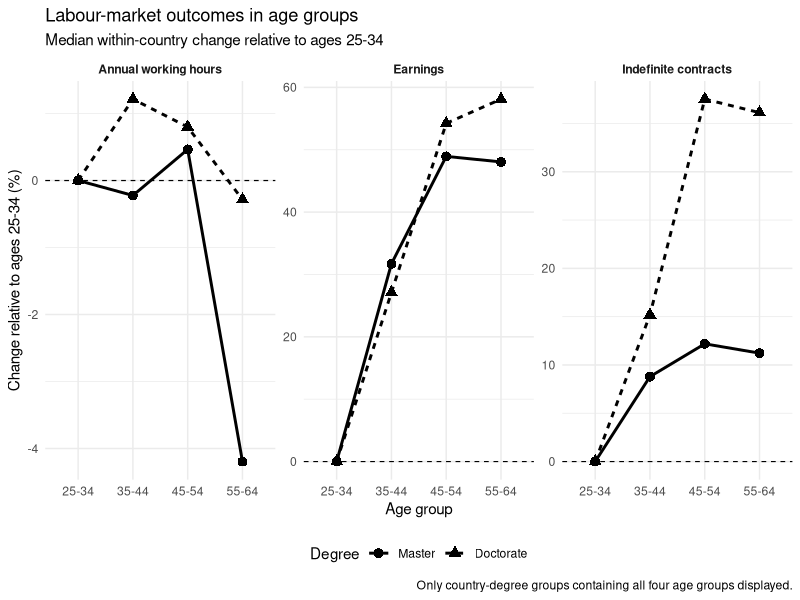
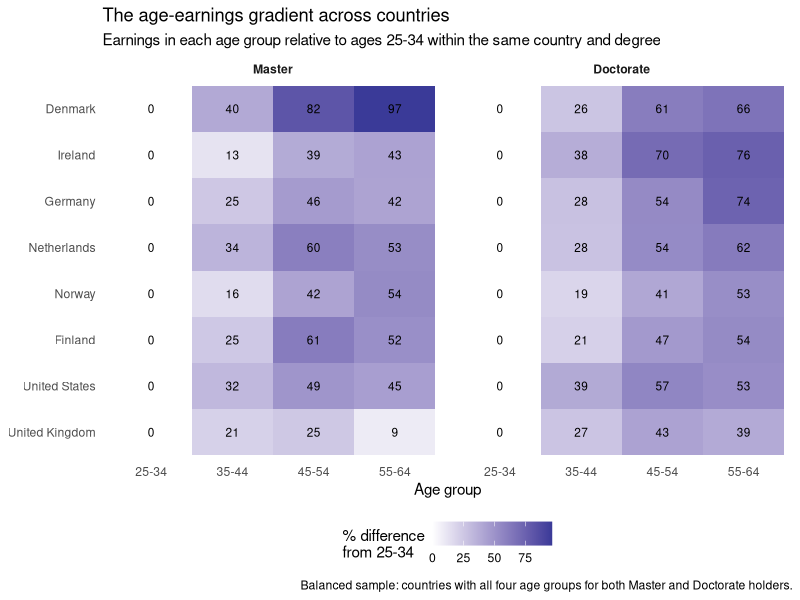
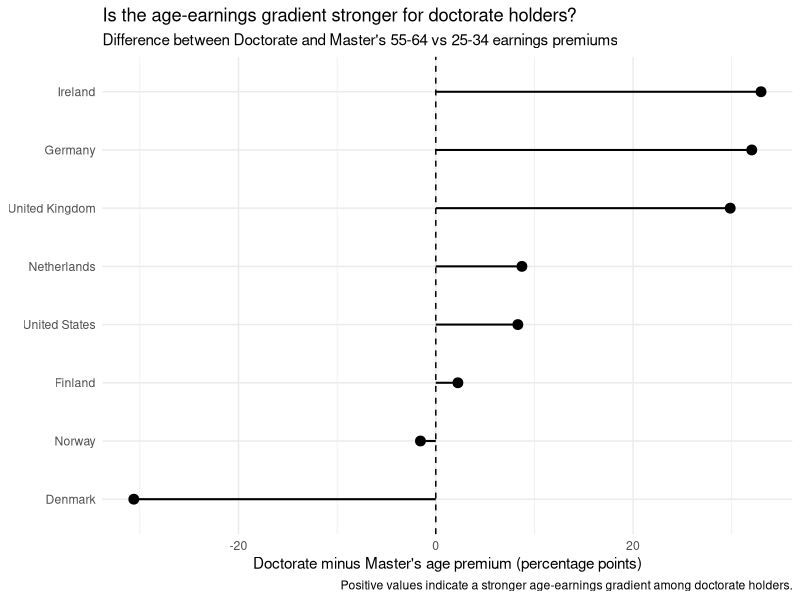
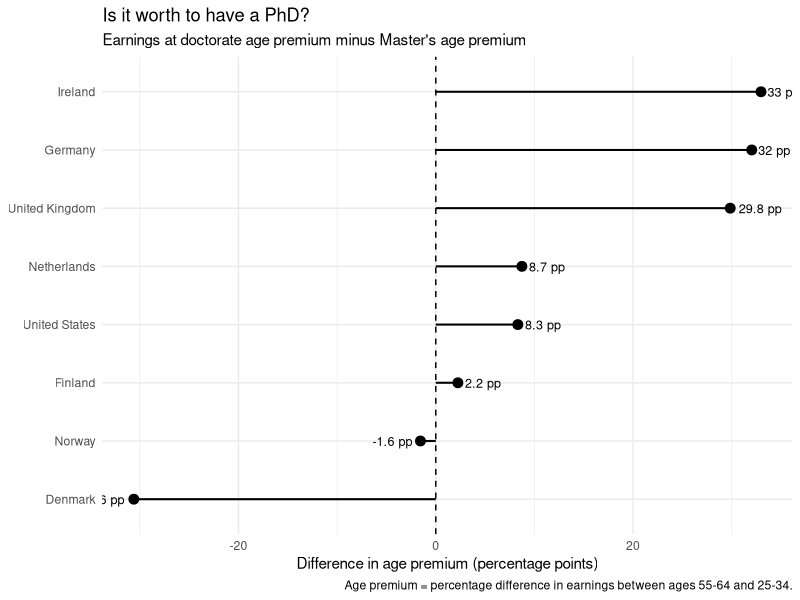

R code for these plots, in order:
## ---- chunk 1
#| label: setup
#| message: false
#| cache: false
#| output: false

#We restricted the analysis to observations classified by OECD as normal values (OBS_STATUS_1 = "A"). When two normal observations were available for the same country, year and indicator, we used their arithmetic mean and flagged these cases for sensitivity analysis.

library(tidyverse)
dat <- read_csv("filtered_reICO_data.csv")
head(dat)
colnames(dat)


# Keep only age-specific variables
age_data <- dat %>%
  filter(
    str_detect(
      Indicator,
      "aged 25-34|aged 35-44|aged 45-54|aged 55-64"
    )
  )

# Keep observations classified as "Normal value"
age_normal <- age_data %>%
  filter(OBS_STATUS_1 == "A")

#Coerce duplications into a mean
age_normal_check <- age_normal %>%
  group_by(REF_AREA, `Reference area`, VAR, Indicator) %>%
  summarise(
    n_values = n(),
    value_min = min(OBS_VALUE),
    value_max = max(OBS_VALUE),
    value_mean = mean(OBS_VALUE),
    difference = value_max - value_min,
    pct_difference =
      100 * difference / value_mean,
    .groups = "drop"
  )


#Create tidy table
age_tidy <- age_normal_check %>%
  mutate(
    
    # Degree
    degree = case_when(
      str_starts(VAR, "MAS") ~ "Master",
      str_starts(VAR, "PHD") ~ "Doctorate",
      TRUE ~ NA_character_
    ),
    
    # Age group
    age_group = case_when(
      str_detect(VAR, "25_34") ~ "25-34",
      str_detect(VAR, "35_44") ~ "35-44",
      str_detect(VAR, "45_54") ~ "45-54",
      str_detect(VAR, "55_64") ~ "55-64",
      TRUE ~ NA_character_
    ),
    
    # Outcome
    outcome = case_when(
      str_detect(VAR, "EARNY") ~ "Earnings",
      str_detect(VAR, "_HW")   ~ "Annual hours",
      str_detect(VAR, "PERM")  ~ "Indefinite contract",
      TRUE ~ NA_character_
    ),
    
    # Put age groups in logical order
    age_group = factor(
      age_group,
      levels = c("25-34", "35-44", "45-54", "55-64"),
      ordered = TRUE
    ),
    
    # Put degree categories in logical order
    degree = factor(
      degree,
      levels = c("Master", "Doctorate")
    ),
    
    # Flag cases where more than one normal value was averaged
    duplicate_normal = n_values > 1
  ) %>%
  
  select(
    country_code = REF_AREA,
    country = `Reference area`,
    degree,
    age_group,
    outcome,
    value = value_mean,
    duplicate_normal,
    n_normal_values = n_values,
    value_min,
    value_max,
    difference,
    pct_difference,
    VAR
  ) %>%
  
  arrange(
    country,
    degree,
    outcome,
    age_group
  )

#Check that all variables got converted and no NA values exist
age_tidy %>%
  filter(
    is.na(degree) |
    is.na(age_group) |
    is.na(outcome)
  )

#Inspect coverage
age_tidy %>%
  count(degree, outcome, age_group)

#Check that no duplicate values remain
age_tidy %>%
  count(country, degree, age_group, outcome) %>%
  filter(n > 1)
## ---- chunk 2
#| label: plot1_setup
#| message: false
#| cache: false
#| output: false

#Only use consistent data
plot1_data <- age_tidy %>%
  filter(
    !is.na(country),
    !is.na(degree),
    !is.na(age_group),
    !is.na(outcome),
    !is.na(value)
  ) %>%
  
  group_by(country, degree, outcome) %>%
  
  # Keep only cases where all 4 age groups are available
  filter(n_distinct(age_group) == 4) %>%
  
  ungroup()

#Number of countries:
plot1_data %>%
  distinct(country, degree, outcome) %>%
  count(degree, outcome)

#Create age-dependent change relative to 25-34 years
plot1_data <- plot1_data %>%
  group_by(country, degree, outcome) %>%
  mutate(
    baseline_25_34 = value[age_group == "25-34"],
    
    age_change = case_when(
      
      # Percentage change
      outcome == "Earnings" ~
        100 * (value / baseline_25_34 - 1),
      
      outcome == "Annual hours" ~
        100 * (value / baseline_25_34 - 1),
      
      outcome == "Indefinite contract" ~
        100 * (value / baseline_25_34 - 1)
    )
  ) %>%
  ungroup()

#Check
plot1_data %>%
  select(
    country,
    degree,
    outcome,
    age_group,
    value,
    baseline_25_34,
    age_change
  ) %>%
  arrange(country, degree, outcome, age_group)

#Summarize across countries, use median and 25th and 75th percentiles
plot1_summary <- plot1_data %>%
  group_by(degree, outcome, age_group) %>%
  summarise(
    median_change = median(age_change, na.rm = TRUE),
    q25 = quantile(age_change, 0.25, na.rm = TRUE),
    q75 = quantile(age_change, 0.75, na.rm = TRUE),
    n_countries = n(),
    .groups = "drop"
  )

#inspect
plot1_summary


## ---- chunk 3
#| label: tbl-plot1
#| tbl-cap: "Number of countries (N) available for analysis."
#| column: margin
#| echo: false
plot1_summary %>%
  select(degree, outcome, age_group, n_countries)%>%
  knitr::kable(
    col.names = c(
      "Degree",
      "Outcome",
      "Age group",
      "N"
    )
  )
## ---- chunk 4
#| label: fig-plot1
#| fig-cap: "Labour-market outcomes in age groups"
#| fig-alt: >-
#|   Line plots depicting percentage change in outcomes relative to the youngest age group (25-34 years). 
#| message: false
#| cache: false
#| output: true


#Plotting
library(ggplot2)

#Prepare facets
plot1_summary <- plot1_summary %>%
  mutate(
    outcome_label = case_when(
      outcome == "Earnings" ~
        "Earnings",
      
      outcome == "Annual hours" ~
        "Annual working hours",
      
      outcome == "Indefinite contract" ~
        "Indefinite contracts"
    )
  )


ggplot(
  plot1_summary,
  aes(
    x = age_group,
    y = median_change,
    group = degree
  )
) +
  geom_hline(
    yintercept = 0,
    linetype = "dashed",
    linewidth = 0.4
  ) +
  
  geom_line(
    aes(linetype = degree),
    linewidth = 1
  ) +
  
  geom_point(
    aes(shape = degree),
    size = 3
  ) +
  
  facet_wrap(
    ~ outcome_label,
    scales = "free_y"
  ) +
  
  labs(
    title = "Labour-market outcomes in age groups",
    subtitle = "Median within-country change relative to ages 25-34",
    x = "Age group",
    y = "Change relative to ages 25-34 (%)",
    linetype = "Degree",
    shape = "Degree",
    caption = "Only country-degree groups containing all four age groups displayed."
  ) +
  
  theme_minimal() +
  
  theme(
    legend.position = "bottom",
    strip.text = element_text(face = "bold")
  )

## ---- chunk 5
#| label: plot2_setup
#| message: false
#| cache: false
#| output: false
#Find countries with 4 age groups for both MSc and PhD
balanced_countries <- age_tidy %>%
  filter(
    outcome == "Earnings",
    !is.na(value)
  ) %>%
  
  group_by(country, degree) %>%
  summarise(
    n_age_groups = n_distinct(age_group),
    .groups = "drop"
  ) %>%
  
  # Complete age profile for the degree
  filter(n_age_groups == 4) %>%
  
  # Now check whether BOTH degrees are complete
  count(country, name = "n_degrees") %>%
  filter(n_degrees == 2) %>%
  pull(country)


#Organize data for heatmap
heatmap_data <- age_tidy %>%
  filter(
    outcome == "Earnings",
    country %in% balanced_countries
  ) %>%
  
  group_by(country, degree) %>%
  
  mutate(
    earnings_25_34 = value[age_group == "25-34"],
    
    earnings_change =
      100 * (value / earnings_25_34 - 1)
  ) %>%
  
  ungroup()

#Sort countries according to their older age earnings
country_order <- heatmap_data %>%
  filter(age_group == "55-64") %>%
  group_by(country) %>%
  summarise(
    senior_premium = mean(earnings_change, na.rm = TRUE),
    .groups = "drop"
  ) %>%
  arrange(senior_premium) %>%
  pull(country)

#Apply ordering
heatmap_data <- heatmap_data %>%
  mutate(
    country = factor(
      country,
      levels = country_order
    )
  )

## ---- chunk 6
#| label: fig-plot2
#| fig-cap: "Age-earnings gradient across countries"
#| fig-alt: >-
#|   A heatmap depicting percentage change in earnings relative to the youngest age group (25-34 years) across countries. 
#| message: false
#| cache: false
#| output: true

#Heatmap
ggplot(
  heatmap_data,
  aes(
    x = age_group,
    y = country,
    fill = earnings_change
  )
) +
  
  geom_tile(
    linewidth = 0.5
  ) +
  
  geom_text(
    aes(label = round(earnings_change, 0)),
    size = 3
  ) +
  
  facet_wrap(~ degree) +
  
  scale_fill_gradient2(
    midpoint = 0,
    name = "% difference\nfrom 25-34"
  ) +
  
  labs(
    title = "The age-earnings gradient across countries",
    subtitle = "Earnings in each age group relative to ages 25-34 within the same country and degree",
    x = "Age group",
    y = NULL,
    caption = "Balanced sample: countries with all four age groups for both Master and Doctorate holders."
  ) +
  
  theme_minimal() +
  
  theme(
    legend.position = "bottom",
    panel.grid = element_blank(),
    strip.text = element_text(face = "bold")
  )


## ---- chunk 7
#| label: plot3_setup
#| message: false
#| cache: false
#| output: false

#Keep the youngest and oldest groups
age_premium <- age_tidy %>%
  filter(
    outcome == "Earnings",
    age_group %in% c("25-34", "55-64"),
    !is.na(value)
  ) %>%
  
  select(
    country,
    degree,
    age_group,
    value
  )

#Make a wide table
age_premium <- age_premium %>%
  pivot_wider(
    names_from = age_group,
    values_from = value
  )

#Require both age groups
age_premium <- age_premium %>%
  drop_na(`25-34`, `55-64`)

#Calculate age earnings premium
age_premium <- age_premium %>%
  mutate(
    age_premium =
      100 * (`55-64` / `25-34` - 1)
  )

#Reformat table to compare PhD vs MSc
degree_comparison <- age_premium %>%
  select(
    country,
    degree,
    age_premium
  ) %>%
  
  pivot_wider(
    names_from = degree,
    values_from = age_premium
  ) %>%
    drop_na(Master, Doctorate) # We need both degrees to compare them

#PhD - MSc
degree_comparison <- degree_comparison %>%
  mutate(
    phd_minus_master =
      Doctorate - Master
  ) %>%
  
  arrange(phd_minus_master)


## ---- chunk 8
#| label: fig-plot3
#| fig-cap: "Worth of PhD at age 55-64 years"
#| fig-alt: >-
#|   A graph depicting percentage change between doctorate and master degree holder earnings at the age of 55-64 years relative to the youngest age group (25-34 years) across countries. 
#| message: false
#| cache: false
#| output: true

#Plot without visible data points
ggplot(
  degree_comparison,
  aes(
    x = reorder(country, phd_minus_master),
    y = phd_minus_master
  )
) +
  
  geom_hline(
    yintercept = 0,
    linetype = "dashed"
  ) +
  
  geom_segment(
    aes(
      xend = reorder(country, phd_minus_master),
      y = 0,
      yend = phd_minus_master
    ),
    linewidth = 0.7
  ) +
  
  geom_point(
    size = 3
  ) +
  
  coord_flip() +
  
  labs(
    title = "Is the age-earnings gradient stronger for doctorate holders?",
    subtitle = "Difference between Doctorate and Master's 55-64 vs 25-34 earnings premiums",
    x = NULL,
    y = "Doctorate minus Master's age premium (percentage points)",
    caption = "Positive values indicate a stronger age-earnings gradient among doctorate holders."
  ) +
  
  theme_minimal()

## ---- chunk 9
#| echo: false
#| output: false
#Add values to the previous plot
ggplot(
  degree_comparison,
  aes(
    x = reorder(country, phd_minus_master),
    y = phd_minus_master
  )
) +
  
  geom_hline(
    yintercept = 0,
    linetype = "dashed"
  ) +
  
  geom_segment(
    aes(
      xend = reorder(country, phd_minus_master),
      y = 0,
      yend = phd_minus_master
    ),
    linewidth = 0.7
  ) +
  
  geom_point(
    size = 3
  ) +
  
  geom_text(
    aes(
      label = paste0(
        round(phd_minus_master, 1),
        " pp"
      )
    ),
    hjust = ifelse(
      degree_comparison$phd_minus_master >= 0,
      -0.2,
      1.2
    ),
    size = 3.2
  ) +
  
  coord_flip() +
  
  labs(
    title = "Is it worth to have a PhD?",
    subtitle = "Earnings at doctorate age premium minus Master's age premium",
    x = NULL,
    y = "Difference in age premium (percentage points)",
    caption = "Age premium = percentage difference in earnings between ages 55-64 and 25-34."
  ) +
  
  theme_minimal()
## ---- chunk 10
#| label: print-time
#| message: false
cat(format(Sys.time()))
